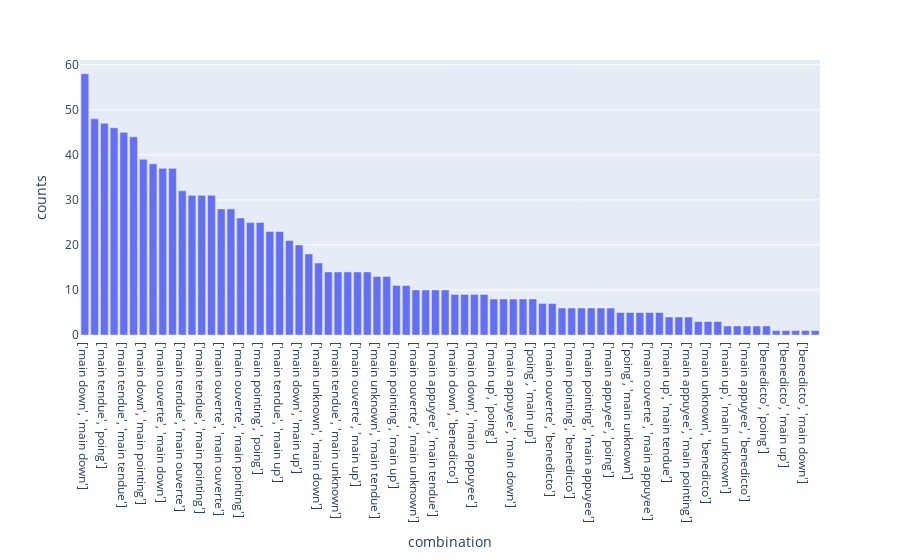

Here is the notebook cell this chart was saved with:
### Code cell
import plotly.express as px

fig = px.bar(chart_df, x='combination', y='counts')
fig.write_html("counts-diagram_grouped.html")
fig.show()

### Figure 1 — Plotly figure (JSON) as saved in the notebook; plotly's stock layout.template omitted (floating-point values rounded to 4 significant figures)
{"data": [{"alignmentgroup": "True", "hovertemplate": "combination=%{x}<br>counts=%{y}<extra></extra>", "legendgroup": "", "marker": {"color": "#636efa", "pattern": {"shape": ""}}, "name": "", "offsetgroup": "", "orientation": "v", "showlegend": false, "textposition": "auto", "type": "bar", "x": ["['main down', 'main down']", "['main down', 'poing']", "['main tendue', 'poing']", "['main down', 'main tendue']", "['main tendue', 'main tendue']", "['main tendue', 'main down']", "['main down', 'main pointing']", "['main down', 'main ouverte']", "['main ouverte', 'main down']", "['main ouverte', 'poing']", "['main tendue', 'main ouverte']", "['main ouverte', 'main tendue']", "['main tendue', 'main pointing']", "['main pointing', 'main down']", "['main ouverte', 'main ouverte']", "['main pointing', 'main tendue']", "['main ouverte', 'main pointing']", "['main pointing', 'main pointing']", "['main pointing', 'poing']", "['poing', 'poing']", "['main tendue', 'main up']", "['main pointing', 'main ouverte']", "['main down', 'main up']", "['poing', 'main down']", "['main unknown', 'main down']", "['main down', 'main unknown']", "['main tendue', 'main unknown']", "['poing', 'main pointing']", "['main ouverte', 'main up']", "['poing', 'main tendue']", "['main unknown', 'main tendue']", "['main unknown', 'poing']", "['main pointing', 'main up']", "['main pointing', 'main unknown']", "['main ouverte', 'main unknown']", "['poing', 'main ouverte']", "['main appuyee', 'main tendue']", "['main unknown', 'main ouverte']", "['main down', 'benedicto']", "['main unknown', 'main pointing']", "['main down', 'main appuyee']", "['main tendue', 'benedicto']", "['main up', 'poing']", "['main appuyee', 'main ouverte']", "['main appuyee', 'main down']", "['main tendue', 'main appuyee']", "['poing', 'main up']", "['main unknown', 'main up']", "['main ouverte', 'benedicto']", "['main unknown', 'main unknown']", "['main pointing', 'benedicto']", "['main up', 'main down']", "['main pointing', 'main appuyee']", "['main up', 'main pointing']", "['main appuyee', 'poing']", "['poing', 'benedicto']", "['poing', 'main unknown']", "['main up', 'main up']", "['main ouverte', 'main appuyee']", "['main up', 'main ouverte']", "['main up', 'main tendue']", "['main appuyee', 'main unknown']", "['main appuyee', 'main pointing']", "['main appuyee', 'main appuyee']", "['main unknown', 'benedicto']", "['main appuyee', 'main up']", "['main up', 'main unknown']", "['main up', 'benedicto']", "['main appuyee', 'benedicto']", "['main unknown', 'main appuyee']", "['benedicto', 'poing']", "['poing', 'main appuyee']", "['benedicto', 'main up']", "['benedicto', 'main pointing']", "['benedicto', 'main down']", "['benedicto', 'benedicto']"], "xaxis": "x", "y": [58, 48, 47, 46, 45, 44, 39, 38, 37, 37, 32, 31, 31, 31, 28, 28, 26, 25, 25, 23, 23, 21, 20, 18, 16, 14, 14, 14, 14, 14, 13, 13, 11, 11, 10, 10, 10, 10, 9, 9, 9, 9, 8, 8, 8, 8, 8, 7, 7, 6, 6, 6, 6, 6, 6, 5, 5, 5, 5, 5, 4, 4, 4, 3, 3, 3, 2, 2, 2, 2, 2, 1, 1, 1, 1, 1], "yaxis": "y"}], "layout": {"barmode": "relative", "legend": {"tracegroupgap": 0}, "margin": {"t": 60}, "xaxis": {"anchor": "y", "domain": [0, 1], "title": {"text": "combination"}}, "yaxis": {"anchor": "x", "domain": [0, 1], "title": {"text": "counts"}}}}
